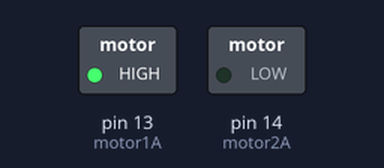
Bench run of a sketch on a simulated Arduino Uno, built with avr-gcc and run on an emulated ATmega328P. Shown: switched loads named in the sketch (green lamp = pin HIGH). What the sketch prints to the serial monitor is not drawn.

Above: at 1.0 s.
At 3.0 s:
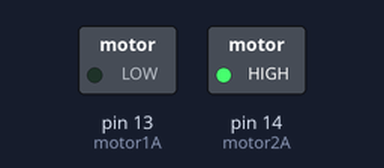
At 5.5 s:
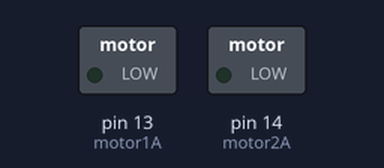
Timing chart, 0 to 9.1 s (numbered marks = the images above):
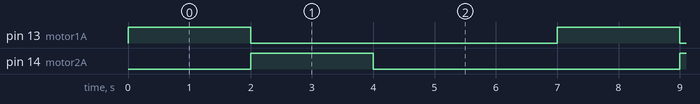

Measured:
- by itself, pin 13 (motor1A), pin 14 (motor2A): alternates HIGH for 2.0 s and LOW for 5.0 s
- by itself, everything shown: repeats every 7.0 s, in 3 steps

The sketch:

sketch_41Motor.ino
```cpp
#define motor1A 13
#define motor2A 14

// the setup function runs once when you press reset or power the board
void setup() {
  // initialize digital pin as an output.
  pinMode(motor1A, OUTPUT);
  pinMode(motor2A, OUTPUT);
  Serial.begin(115200); // Initialize serial communication at 115200 baud rate

}

// the loop function runs over and over again forever
void loop() {

  // Rotate
  digitalWrite(motor1A, HIGH);
  digitalWrite(motor2A, LOW);
  Serial.println("rotate");
  delay(2000);

  // Rotate in the opposite direction
  digitalWrite(motor1A, LOW);
  digitalWrite(motor2A, HIGH);
  delay(2000);

  // Stop
  digitalWrite(motor1A, LOW);
  digitalWrite(motor2A, LOW);
  delay(3000);
}
```
